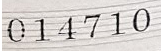
#> input picture images/serial_numbers/014710.png, 161 x 51 px, found by its file name; its folder holds only this picture in this run
$ python images_preprocessing.py ../images/serial_numbers
#> lines starting #> are read from the running program, lines starting #| are printed output that depends on the picture; after the words box and inside, x2 and y2 are one past the last pixel; in counts of white or black regions, pixels touching at a corner belong together
#> in main, img is the input picture: shape (51, 161, 3); mean B, G, R 203.9, 207.1, 212
import cv2
import sys
import os

# https://stackoverflow.com/questions/44650888/resize-an-image-without-distortion-opencv
def image_resize(image, width=None, height=None, inter=cv2.INTER_LINEAR):
    # initialize the dimensions of the image to be resized and
    # grab the image size
#> called with height = 130, inter = 1
    dim = None

    (real_height, real_width) = image.shape[:2]
#> real_height = 51; real_width = 161

    # if both the width and height are None, then return the
    # original image
    if width is None and height is None:
        return image

    # calculate the ratio of the height and construct the
    # dimensions
    ratio = height / float(real_height)
#> ratio = 2.55
    dim = (int(real_width * ratio), height)
#> dim = (410, 130)

    # resize the image
    resized = cv2.resize(image, dim, interpolation=inter)
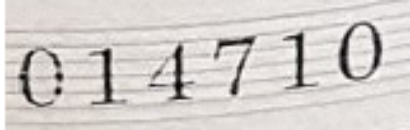
#> resized: shape (130, 410, 3); mean B, G, R 203.8, 207, 211.9

    # return the resized image
    return resized


def main(images):
    root_folder = ".\\images" # root for write folder
    for filename in os.listdir(images):

        output_location = root_folder + "\\preprocessed\\" + filename

        # read image
        # images - folder where all images are stored
        # filename - specific image in images folder

        img = cv2.imread(f'{images}\\{filename}')
        # cv.imshow("Original image", img)

        # resized image
        resized_img = image_resize(img, height=130)
        # cv2.imshow("Original resized image", resized_img)

        # Convert image to gray
        gray = cv2.cvtColor(resized_img, cv2.COLOR_BGR2GRAY)
        # cv2.imshow("Gray image", gray)

        # Get resized image dimensions
        rows, _ = gray.shape
#> rows = 130

        # Get horizontal size (for creating kernel to remove horizontal lines)
        horizontalsize = int(rows / 35)
#> horizontalsize = 3

        # Creating kernel for dilate
        # MOTPH_ELLIPSE works best
        ksize = (3, horizontalsize)
#> ksize = (3, 3)
        kernel = cv2.getStructuringElement(cv2.MORPH_ELLIPSE, ksize)
#> kernel = [[0, 1, 0], [1, 1, 1], [0, 1, 0]]

        # Create dilate image
        # Docs: https://docs.opencv.org/3.4/db/df6/tutorial_erosion_dilatation.html
        dilated_image = cv2.dilate(gray, kernel)
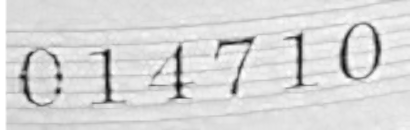
#> dilated_image: shape (130, 410); min 9, max 255, mean 216.1
        # cv2.imshow("Dilate", dilated_image)

        # Blured by Gaussian blur
        blured_image = cv2.GaussianBlur(dilated_image, (3, 5), 0)
        # cv2.imshow("Blured by Gaussian blur", blured_image)

        # Otsu thresholding
        _, th_otsu_image = cv2.threshold(blured_image, 0, 255, cv2.THRESH_OTSU)
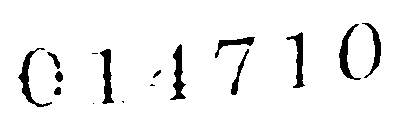
#> th_otsu_image: shape (130, 410); 94.5% white; 16 black regions (4 under 20 px), largest, box (x1, y1, x2, y2) and area: (18, 48, 52, 107) 418, (170, 44, 186, 100) 401, (100, 49, 114, 104) 397
        # cv2.imshow("Otsu", th_otsu_image)

        # Erode image, to get bolder numbers
        result_image = cv2.erode(th_otsu_image, kernel)
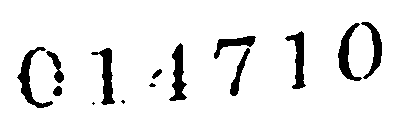
#> result_image: shape (130, 410); 92.3% white; 14 black regions (3 under 20 px), largest, box (x1, y1, x2, y2) and area: (17, 47, 53, 108) 586, (91, 48, 115, 105) 544, (169, 43, 187, 101) 530

        # cv2.imshow("Result", result_image)

        cv2.waitKey(0)
        cv2.destroyAllWindows()

        cv2.imwrite(output_location, result_image)

if __name__ == "__main__":
    IMAGES_FOLDER = sys.argv[1] # images read folder
    main(IMAGES_FOLDER)

$ run again, on images/serial_numbers/028795.png
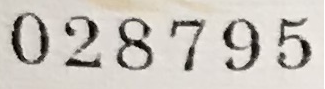
#> input picture images/serial_numbers/028795.png, 325 x 89 px, found by its file name
#> in main, img is the input picture: shape (89, 325, 3); mean B, G, R 190, 196.8, 201.9
#> in main, `_, th_otsu_image = cv2.threshold(blured_image, 0, 255, cv2.THRESH_OTSU)`:
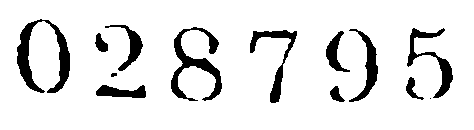
#> th_otsu_image: shape (130, 474); 89.5% white; 13 black regions (1 under 20 px), largest, box (x1, y1, x2, y2) and area: (17, 19, 70, 93) 1354, (171, 27, 222, 101) 1214, (407, 28, 453, 98) 791
#> in main, `result_image = cv2.erode(th_otsu_image, kernel)`:
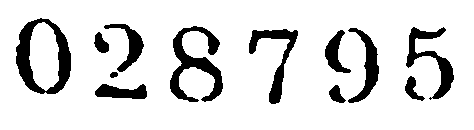
#> result_image: shape (130, 474); 86.3% white; 12 black regions, largest, box (x1, y1, x2, y2) and area: (16, 18, 71, 94) 1696, (170, 26, 223, 102) 1593, (406, 27, 454, 100) 1063

$ run again, on images/serial_numbers/037958.png
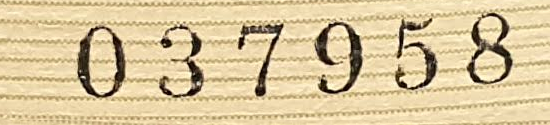
#> input picture images/serial_numbers/037958.png, 550 x 125 px, found by its file name
#> in main, img is the input picture: shape (125, 550, 3); mean B, G, R 156.2, 197.9, 217.4
#> in main, `_, th_otsu_image = cv2.threshold(blured_image, 0, 255, cv2.THRESH_OTSU)`:
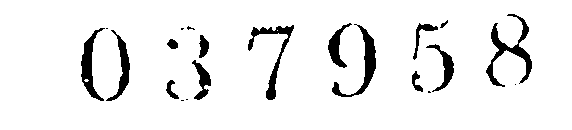
#> th_otsu_image: shape (130, 572); 93.1% white; 21 black regions (7 under 20 px), largest, box (x1, y1, x2, y2) and area: (486, 14, 532, 87) 855, (332, 24, 376, 97) 708, (248, 25, 294, 100) 663
#> in main, `result_image = cv2.erode(th_otsu_image, kernel)`:
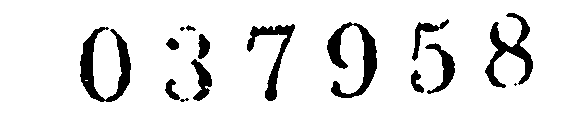
#> result_image: shape (130, 572); 90.6% white; 15 black regions (3 under 20 px), largest, box (x1, y1, x2, y2) and area: (80, 27, 131, 102) 1449, (327, 22, 377, 98) 1415, (485, 13, 533, 88) 1177
